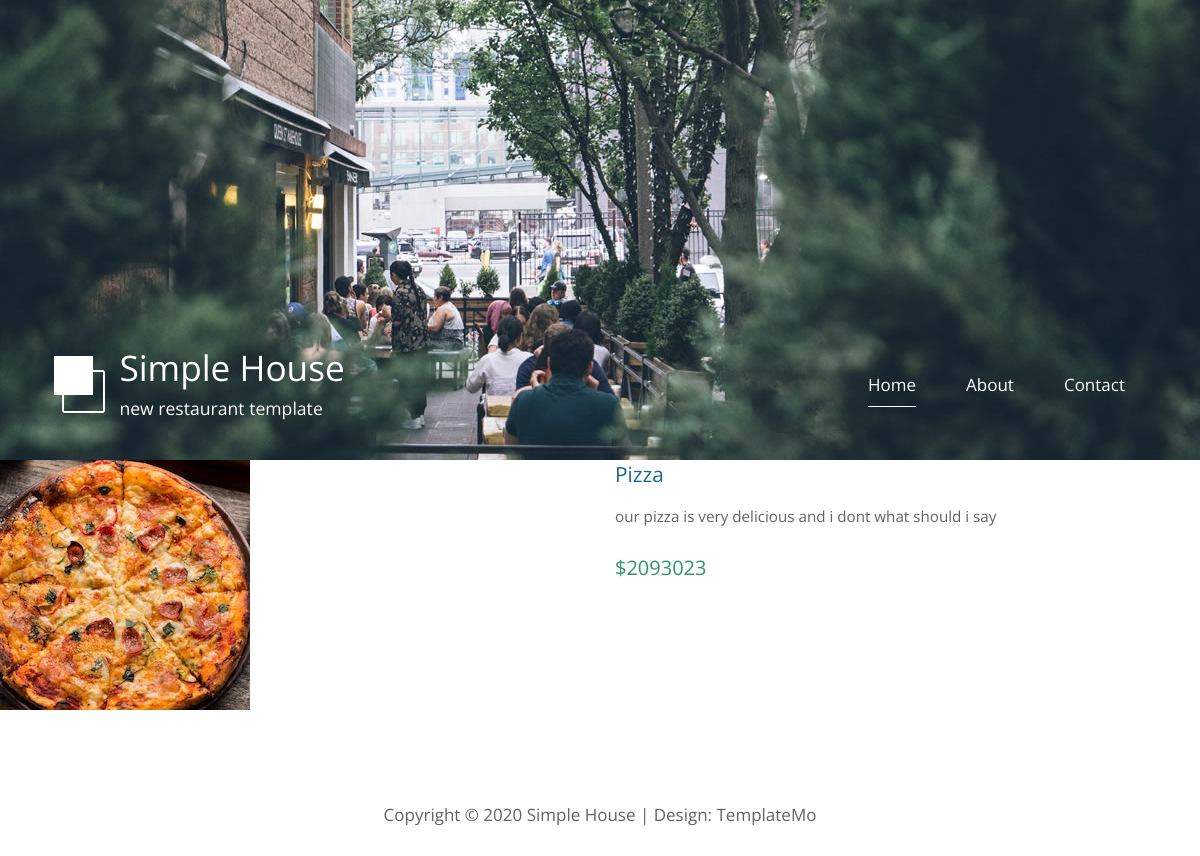
The app's page /detail/2 with its own data.
### app/models.py (models this page shows)
class Product(models.Model):
 name = models.CharField(max_length=50)
 product_image = models.ImageField(upload_to='media/', height_field=None, width_field=None, max_length=None)
 description = models.TextField()
 price = models.IntegerField()

### app/views.py (the view)
# urls.py: path('detail/<int:pk>', views.ProductDetail.as_view(), name='detail'),
class ProductDetail(DetailView):
 model = Product
 template_name = 'productdetail.html'

### app/templates/productdetail.html (shortened to what this page needs)
{% extends "common/base.html" %}
{% load static %}
{% block content %}
<div class="container">
  <main>
    <div class="col">
      <div class="row">
        <div class="col-md-6">
          <img
            src="{{object.product_image.url}}"
            alt="Image"
            class="img-fluid tm-gallery-img"
          />
        </div>
        <div class="col-md-6">
          <h4 class="tm-gallery-title">{{object.name}}</h4>
          <p class="tm-gallery-description">{{object.description}}</p>
          <p class="tm-gallery-price">${{object.price}}</p>
        </div>
      </div>
    </div>
  </main>
  {% endblock content %}

### app/static/css/templatemo-style.css (style rules this page uses)
ul, nav, body, h1, h2, h4, h6, p, figure { margin: 0; padding: 0; }
html { box-sizing: border-box; -ms-overflow-style: scrollbar; }
*, *::before, *::after { box-sizing: inherit; }
.container { width: 100%; max-width: 1200px; margin-right: auto; margin-left: auto; }
.row { display: -ms-flexbox; display: flex; -ms-flex-wrap: wrap; flex-wrap: wrap; margin-left: -15px; margin-right: -15px; }
.col-lg-3, .col-lg-4, .col-lg-6, .col-md-4, .col-md-6, .col-sm-6, .col-12 { position: relative; width: 100%; padding-right: 15px; padding-left: 15px; }
@media (min-width: 768px) { .col-md-6 { -ms-flex: 0 0 50%; flex: 0 0 50%; max-width: 50%; } }
.img-fluid { max-width: 100%; height: auto; }
body { font-family: 'Open Sans', Arial, sans-serif; font-size: 17px; background-color: #ccc; overflow-x: hidden; }
.container { background-color: white; }
p, address { color: #626364; line-height: 1.8; }
.tm-gallery-description { font-size: 0.95rem; }
.tm-gallery-img { margin-bottom: 20px; }
.tm-gallery-title { font-size: 1.3rem; font-weight: 400; color: #1A6692; margin-bottom: 15px; }
.tm-gallery-description { margin-bottom: 20px; }
.tm-gallery-price { font-size: 1.25rem; color: #2F956D; margin-bottom: 60px; }

### records on screen
Product: product_image (picture), name "Pizza", description "our pizza is very delicious and i dont what should i say", price "2093023"
